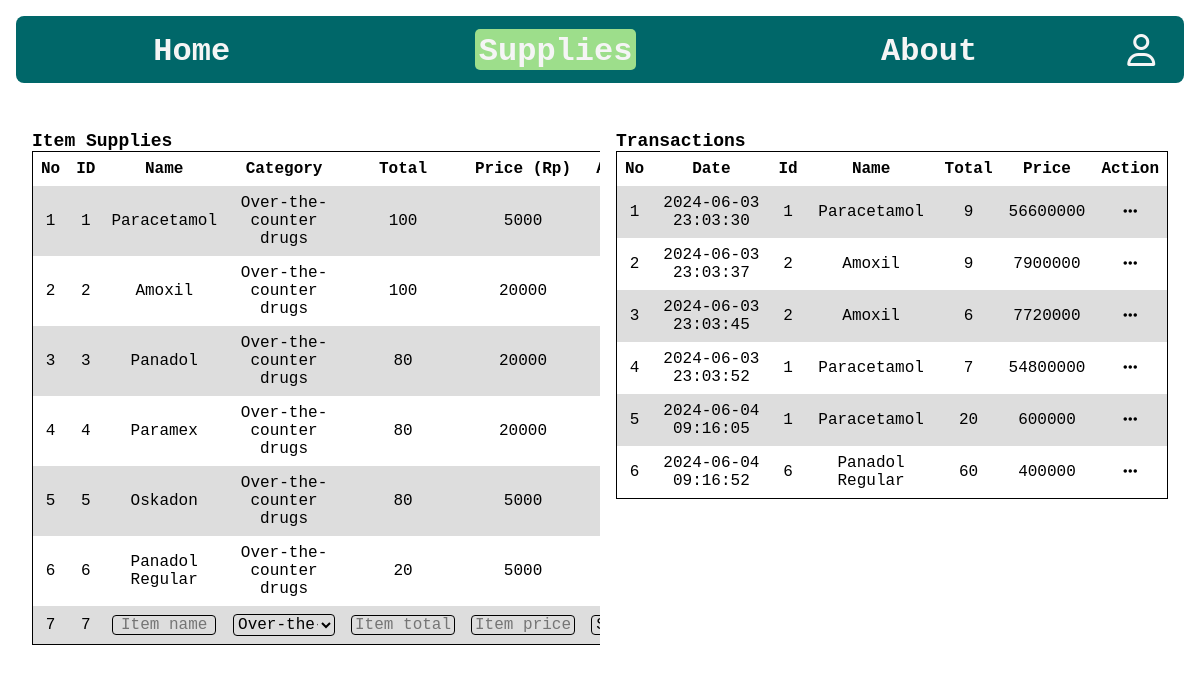
The app's page /supplies.php, older data.
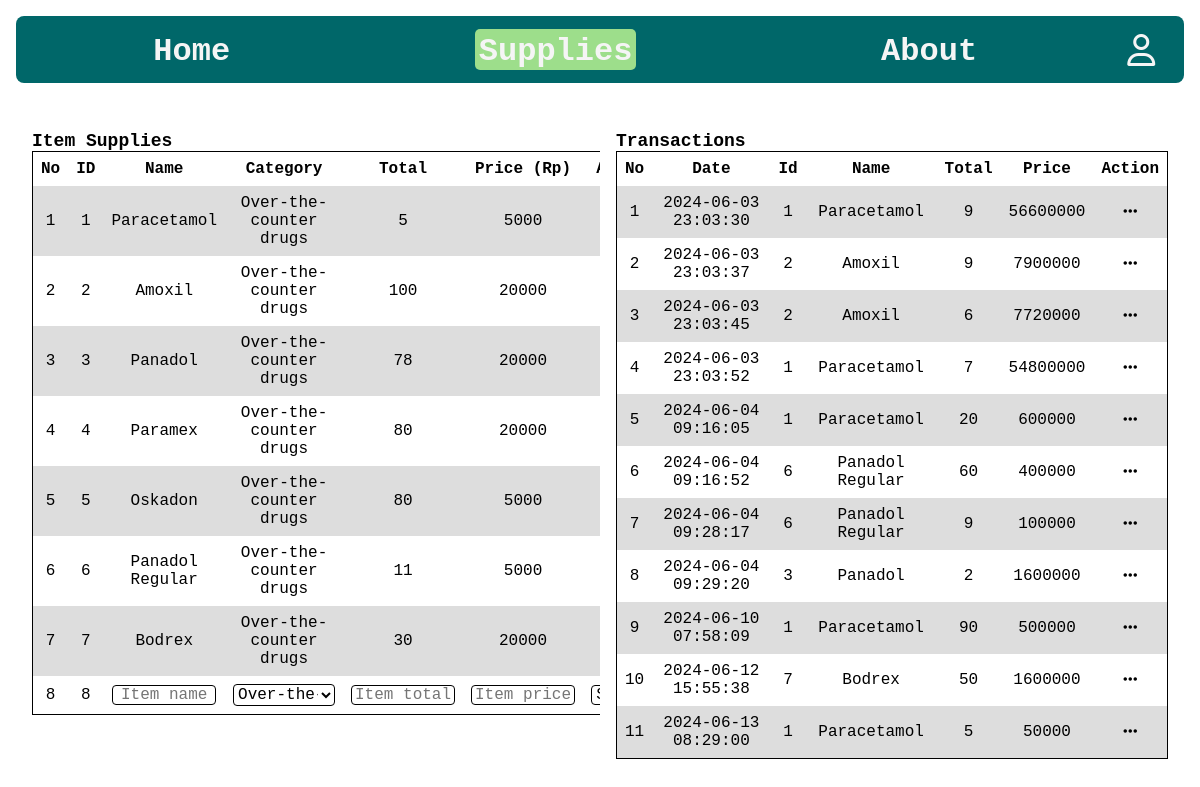
The same page, newer data.
### tables this page shows
CREATE TABLE `supplies` (
  `item_id` int(11) NOT NULL,
  `item_name` varchar(30) NOT NULL,
  `item_category` enum('Over-the-counter drugs','Limited over-the-counter drugs','Hard drugs') NOT NULL,
  `item_total` int(11) NOT NULL,
  `price` double NOT NULL
);

CREATE TABLE `transactions` (
  `transaction_on` datetime NOT NULL DEFAULT current_timestamp(),
  `transaction_item_id` int(11) NOT NULL,
  `item_name` varchar(50) NOT NULL,
  `total_item` int(11) NOT NULL,
  `total_price` double NOT NULL
);

### supplies.php (the view, shortened to what this page needs)
<?php
include 'connection.php';
?>
<!DOCTYPE html>
<html lang="en">
<head>
    <link rel="stylesheet" href="https://cdnjs.cloudflare.com/ajax/libs/font-awesome/6.5.2/css/all.min.css" />
    <link rel="stylesheet" href="style.css">
</head>
<body>
    <main class="content" id="content">
        <div class="data">
            <div class="table_content">
                <div class="table_header">
                    <label for="">Item Supplies</label>
                </div>
                <table class="supplies_table">
                    <tr>
                        <th>No</th>
                        <th>ID</th>
                        <th>Name</th>
                        <th>Category</th>
                        <th>Total</th>
                        <th>Price (Rp)</th>
                        <th>Action</th>
                    </tr>
                    <?php
                    $get_data_supplies = mysqli_query($db, "SELECT * FROM supplies");
                    $no_supplies = 1;
                    foreach ($get_data_supplies as $row) { ?>
                        <tr>
                            <td><?php echo $no_supplies++; ?></td>
                            <td><?php echo $row['item_id']; ?></td>
                            <td><?php echo $row['item_name']; ?></td>
                            <td><?php echo $row['item_category']; ?></td>
                            <td><?php echo $row['item_total']; ?></td>
                            <td><?php echo $row['price']; ?></td>
                            <td>
                                <ul class="dropdown_act">
                                </ul>
                            </td>
                        </tr>
                    <?php } ?>
                    <tr>
                        <form action="supplies_input.php" method="post">
                            <?php
                            $id_preview = $row['item_id'];
                            ?>
                            <td><?php echo $no_supplies++; ?></td>
                            <td><?php echo $id_preview + 1; ?></td>
                            <td><input class="item_input_table" placeholder="Item name" type="text" name="item_name"></td>
                            <td>
                                <select class="item_input_table" placeholder="Item name" type="text" name="item_category">
                                    <option value="Over-the-counter drugs">Over-the-counter drugs</option>
                                </select>
                            </td>
                            <td><input class="item_input_table" placeholder="Item total" type="number" name="item_total"></td>
                            <td><input class="item_input_table" placeholder="Item price" type="number" name="item_price"></td>
                            <td><input class="item_input_table" type="submit"></td>
                        </form>
                    </tr>
                </table>
            </div>
            <div class="table_content">
                <div class="table_header">
                    <label for="">Transactions</label>
                </div>
                <table class="supplies_table">
                    <tr>
                        <th>No</th>
                        <th>Date</th>
                        <th>Id</th>
                        <th>Name</th>
                        <th>Total</th>
                        <th>Price</th>
                        <th>Action</th>
                    </tr>
                    <?php
                    $no_transactions = 1;
                    $get_data_transactions = mysqli_query($db, "SELECT * FROM transactions");
                    foreach ($get_data_transactions as $row) { ?>
                        <tr>
                            <td><?php echo $no_transactions++; ?></td>
                            <td><?php echo $row['transaction_on']; ?></td>
                            <td><?php echo $row['transaction_item_id']; ?></td>
                            <td><?php echo $row['item_name']; ?></td>
                            <td><?php echo $row['total_item']; ?></td>
                            <td><?php echo $row['total_price']; ?></td>
                            <td>
                                <ul class="dropdown_act">
                                    <i class="fa-sharp fa-solid fa-ellipsis"></i>
                                </ul>
                            </td>
                        </tr>
                    <?php } ?>
                </table>
            </div>
        </div>
    </main>
</body>
</html>

### style.css (style rules this page uses)
:root { --accent: #9DDE8B; --card: #006769; }
*, html, body { padding: 0; margin: 0; font-family: 'Courier New', Courier, monospace; font-size: 16px; }
a { text-decoration: none; }
.nav_menu>a, .account>a { text-decoration: none; color: whitesmoke; font-weight: bold; font-size: 32px; }
nav { position: sticky; top: 16px }
.nav_container { display: flex; background-color: var(--card); margin: 16px; padding: 8px; border-radius: 8px; }
.nav_menu { margin: 5px; display: flex; justify-content: space-around; width: 100%; }
.navbar_brand { border-radius: 5px; padding-left: 4px; padding-right: 4px; transition-duration: .3s; padding-top: 4px; }
.icon { width: 32px; height: 32px; align-items: center; font-size: 32px; transition-duration: .3s; border-radius: 5px; text-align: center; cursor: pointer; padding: 4px; color: whitesmoke; }
.icon_button { background-color: transparent; border: none; }
.item_input_table { width: 102px; background-color: transparent; border: none; text-align: center; border: 1px black solid; border-radius: 4px; }
.item_input_table[type=submit] { border: black 1px solid; width: 68px; border-radius: 4px; cursor: pointer; transition-duration: .3s; }
.account { margin: 5px; display: flex; justify-content: space-evenly; width: 64px; }
main { height: fit-content; padding: 16px; }
table { width: 512px; border-collapse: collapse; border: 1px black solid; }
th, td { padding: 8px; }
td { text-align: center; }
tr:nth-child(even) { background-color: #dddddd; }
.table_content { width: fit-content; height: fit-content; width: 50%; padding: 16px; overflow-x:auto; }
.table_header label { font-weight: 700; font-size: 18px; }
.supplies_table { width: 100%; }
.data { display: flex; }

Row changes from the older to the newer data that the page shows:
changed supplies "Paracetamol": item_total "100" → "5"
changed supplies "Panadol": item_total "80" → "78"
changed supplies "Panadol Regular": item_total "20" → "11"
added supplies: item_id "7", item_name "Bodrex", item_category "Over-the-counter drugs", item_total "30", price "20000", $id_preview + 1 "8"
added transactions: transaction_on "2024-06-04 09:28:17", transaction_item "6", item_name "Panadol Regular", total_item "9", total_price "100000"
added transactions: transaction_on "2024-06-04 09:29:20", transaction_item "3", item_name "Panadol", total_item "2", total_price "1600000"
added transactions: transaction_on "2024-06-10 07:58:09", transaction_item "1", item_name "Paracetamol", total_item "90", total_price "500000"
added transactions: transaction_on "2024-06-12 15:55:38", transaction_item "7", item_name "Bodrex", total_item "50", total_price "1600000"
added transactions: transaction_on "2024-06-13 08:29:00", transaction_item "1", item_name "Paracetamol", total_item "5", total_price "50000"
Text that changed along with them:
$no_supplies++: "7" → "8"
$id_preview + 1: "7" → "8"
